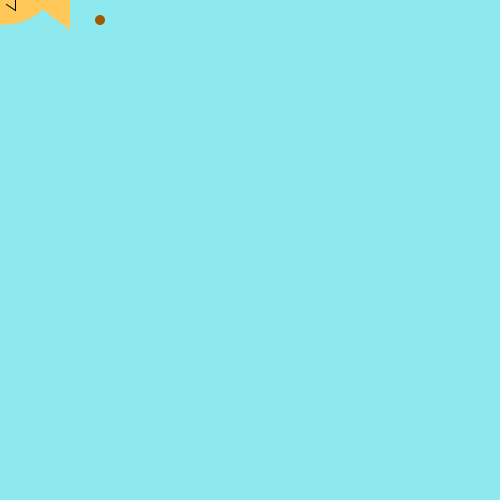
Frame 1 (no input)
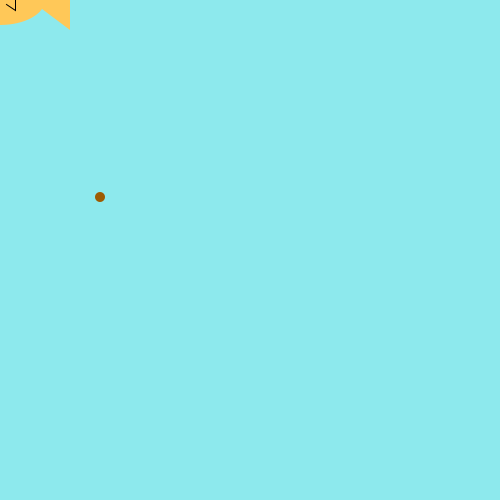
Frame 60 (the mouse pressed at the canvas centre just before this capture)
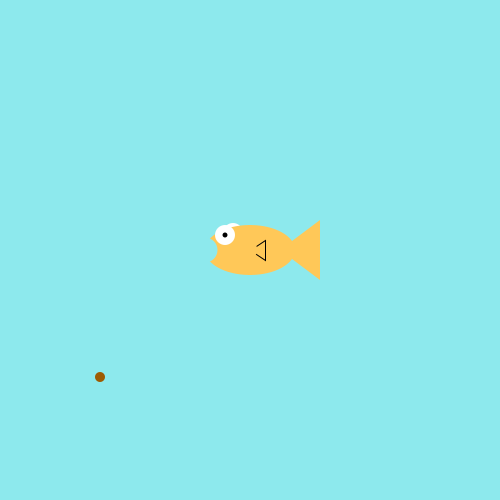
Frame 120 (the mouse held since frame 60 and released just before this capture)

The Processing sketch that drew these frames (run headless with seeded random() and noise(); from frame 60 on, the mouse is pressed at the canvas centre):

// Processing sketch: sketch_190403a
// ── sketch_190403a.pde
int foodX = 100;
int foodY = 20;
void draw () {
  background(141,233,237);
  fill(#9D5B03);
  noStroke();
  ellipse(foodX, foodY, 10, 10);
  foodY +=3;
if (foodY>height){
  foodY=0;
  foodX = (int) random(width-20);
}

  drawFish();
checkCatch(foodX, foodY);
}
int score = 0;
void setup () {
  size(500,500);
}
void drawFish () {
     noStroke();
     fill(255,255,255);
     ellipse(mouseX-17,mouseY-17,20,20); //back side eye
     fill(255,200,88);
     ellipse(mouseX,mouseY,90,50); //body
     triangle(mouseX+30,mouseY,mouseX+70,mouseY+30,mouseX+70,mouseY-30); //tail
     stroke(0);
     triangle(mouseX,mouseY,mouseX+15,mouseY+10,mouseX+15,mouseY-10); //side fin
     noStroke();
     fill(255,200,88);
     ellipse(mouseX,mouseY,15,15); //side fin cover
     noStroke();
     fill(255,255,255);
     ellipse(mouseX-25,mouseY-15,20,20); //front eye
     fill(0,0,0);
     ellipse(mouseX-25,mouseY-15,5,5); //pupil
     fill(141,233,237);
     ellipse(mouseX-45,mouseY,25,25); //mouth
}
  void checkCatch(int x, int y){
     if(x > mouseX && x < mouseX+70){
          if(y > mouseY-17 && y < mouseY+30){
               score++;
               foodY = 20; //if the food was eaten, make more food fall from the top
               foodX = (int) random(width-20);
          }
     }
     else if (foodY > height && score > 0){
          score--;
     }
}
